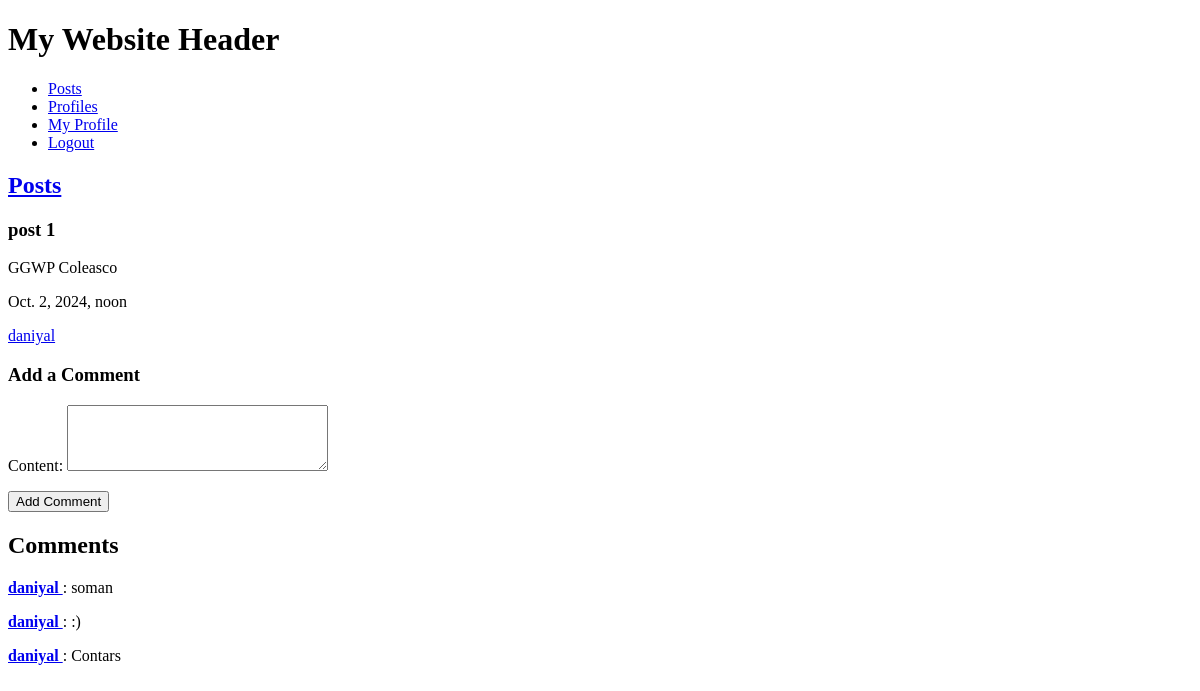
The page /blog/posts/4/ (signed in) on the database as committed earlier.
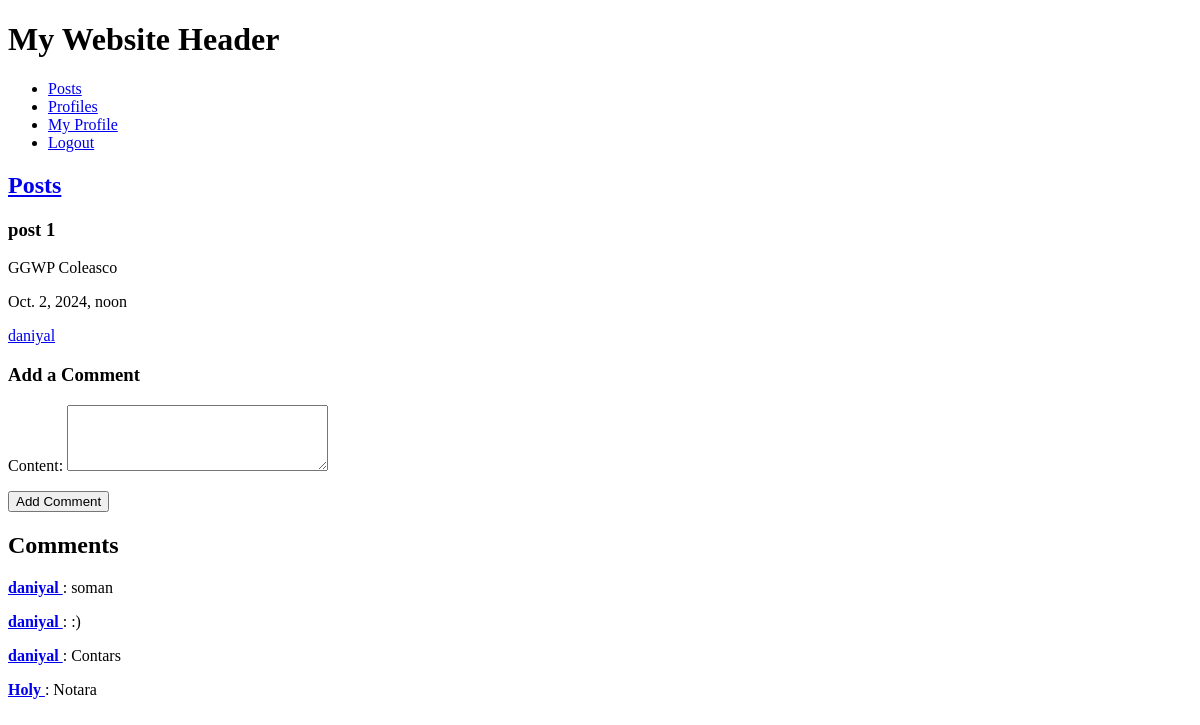
The same page on the database as committed later.
### blog/models.py (models this page shows, shortened)
class Comment(models.Model):
    class Meta:
        db_table = "comment"
    content = models.TextField(
        'Content',
        blank=False,
        null=False
    )
    created_at = models.DateTimeField(
        'Created at',
        auto_now_add=True
    )
    post = models.ForeignKey(
        Post,
        on_delete=models.CASCADE,
        related_name='comments'
    )
    author = models.ForeignKey(
        User,
        on_delete=models.CASCADE,
        related_name='comments'
    )

### blog/views.py (the view, shortened to what this page needs)
# urls.py: path('posts/<int:pk>/', PostDetailView.as_view(), name='post_detail'),
class PostDetailView(BasePostView):
    template_name = 'post_detail.html'
    def get(self, request, pk):
        post = self.get_post(pk)
        comments = post.comments.all()
        comment_form = CommentForm()
        context = {
            'post': post,
            'comments': comments,
            'comment_form': comment_form
        }
        return render(request, self.template_name, context)

### blog/forms.py
class CommentForm(forms.ModelForm):
    class Meta:
        model = Comment
        fields = ['content']
        widgets = {
            'content': forms.Textarea(attrs={'cols':30,'rows':4})
        }

### blog/views.py (called while the page is built)
    def get_post(self, pk):
        return get_object_or_404(self.model, pk=pk)

### blog/templates/post_detail.html (shortened to what this page needs)
{% extends 'base.html' %}
{% block content %}
    <h2><a href="{% url 'posts' %}">Posts</a></h2>
    <h3>{{ post.title }}</h3>
    <p>{{ post.content }}</p>
    <p>{{post.created_at}}</p>
    <p>
        <a href="{% url 'profile' post.author.username %}">
            {{ post.author.username }}
        </a>
    </p>
    <h3>Add a Comment</h3>
    <form method="post">
        {{ comment_form.as_p }}
        <button type="submit">Add Comment</button>
    </form>
    <h2>Comments</h2>
    {% for comment in comments %}
        <div>
            <p>
                <strong>
                    <a href="{% url 'profile' comment.author.username %}">
                        {{ comment.author.username }}
                    </a>
                </strong>:
                {{ comment.content }}
            </p>
        </div>
    {% empty %}
        <p>No comments yet.</p>
    {% endfor %}
{% endblock %}

Rows that differ between the two databases and show on the page:
added Comment: author.username "Holy", content "Notara"
